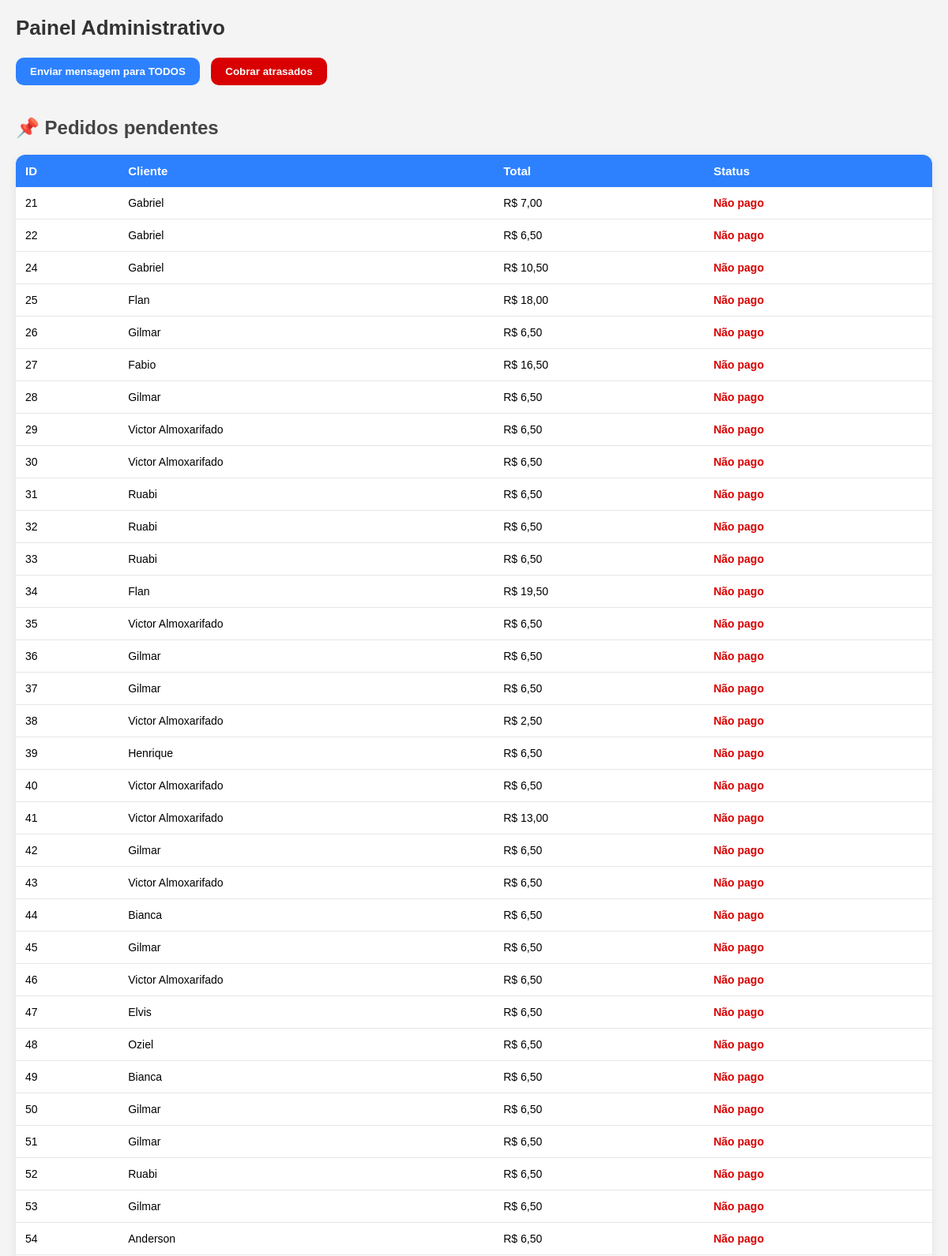
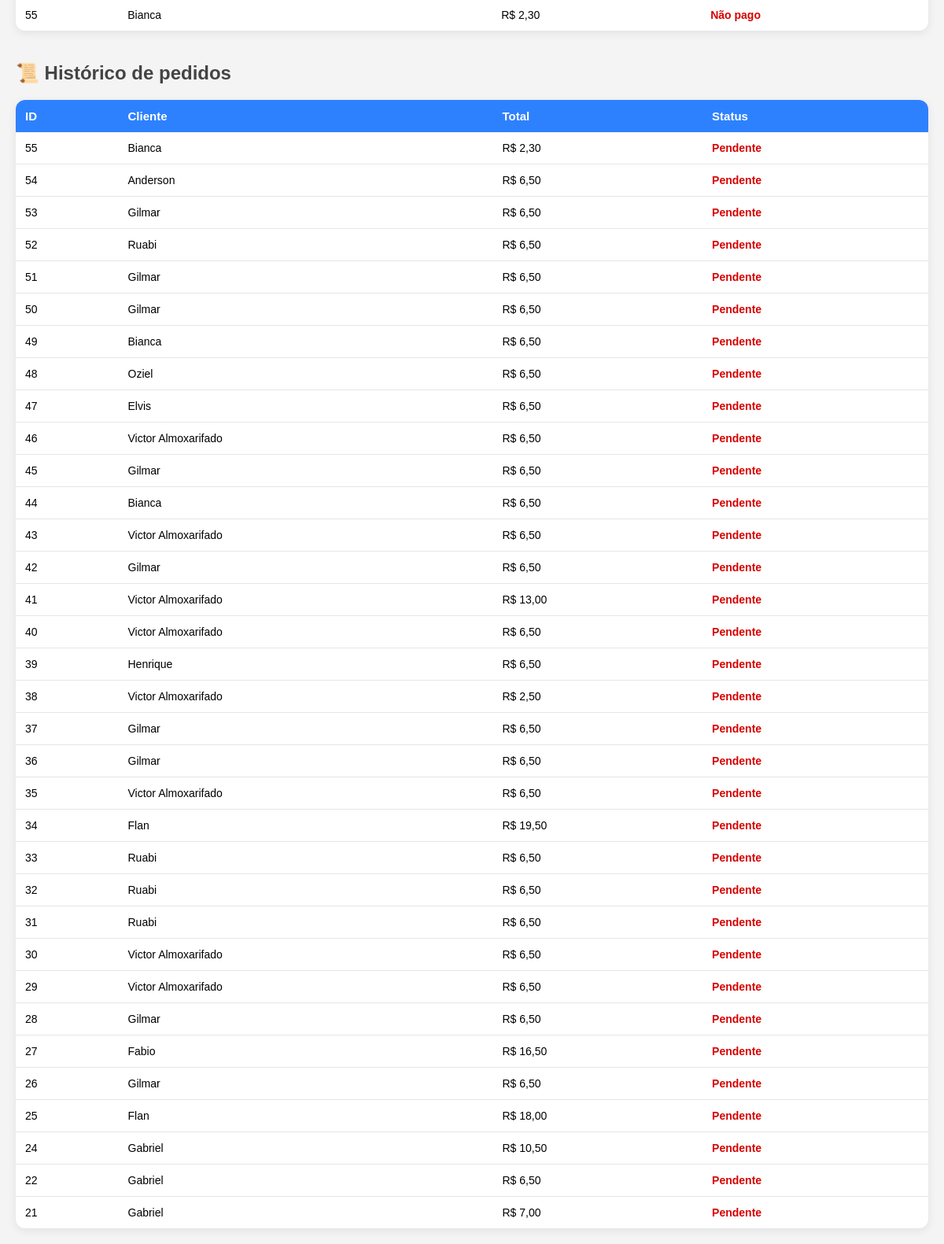
Page /painel/home/ (signed in) on the committed database (2 pictures, top to bottom).
### core/models.py (models this page shows, shortened)
class Pedido(models.Model):
    nome_cliente = models.CharField(max_length=150)
    whatsapp = models.CharField(max_length=20)
    data_pedido = models.DateTimeField(auto_now_add=True)   # data da CRIAÇÃO do pedido
    forma_pagamento = models.CharField(max_length=20)       # "pix", "6", "20"
    data_cobranca = models.DateField(null=True, blank=True) # data que vai cobrar (dia 6/20)
    total = models.DecimalField(max_digits=10, decimal_places=2)
    external_reference = models.CharField(max_length=200, blank=True, null=True)  # PIX

### core/views.py (the view)
# urls.py: path("painel/home/", views.painel_home, name="painel_home"),
def painel_home(request):
    if not request.session.get("painel_logado"):
        return redirect("/painel/")
    pedidos = Pedido.objects.all().order_by("-id")
    pendentes = Pedido.objects.exclude(forma_pagamento="pago")
    templates = TemplateMensagem.objects.all().order_by("nome")
    return render(request, "painel_home.html", {
        "pedidos": pedidos,
        "pendentes": pendentes,
        "templates": templates
    })

### core/templates/painel_home.html (shortened to what this page needs)
<html>
<head>
    <link rel="stylesheet" href="/static/css/painel_home.css">
</head>
<body>
<h1>Painel Administrativo</h1>
<div class="painel-acoes">
    <button onclick="mostrarMsgTodos()" class="btn-acao">Enviar mensagem para TODOS</button>
    <button onclick="mostrarCobranca()" class="btn-acao btn-vermelho">Cobrar atrasados</button>
</div>
<h2>📌 Pedidos pendentes</h2>
<table>
    <tr>
        <th>ID</th>
        <th>Cliente</th>
        <th>Total</th>
        <th>Status</th>
    </tr>
    {% for p in pendentes %}
    <tr>
        <td>{{ p.id }}</td>
        <td>{{ p.nome_cliente }}</td>
        <td>R$ {{ p.total }}</td>
        <td class="pendente">Não pago</td>
    </tr>
    {% empty %}
    <tr>
        <td colspan="4">Nenhuma pendência 🎉</td>
    </tr>
    {% endfor %}
</table>
<h2>📜 Histórico de pedidos</h2>
<table>
    <tr>
        <th>ID</th>
        <th>Cliente</th>
        <th>Total</th>
        <th>Status</th>
    </tr>
    {% for p in pedidos %}
    <tr>
        <td>{{ p.id }}</td>
        <td>{{ p.nome_cliente }}</td>
        <td>R$ {{ p.total }}</td>
        <td class="{% if p.forma_pagamento == 'pago' %}pago{% else %}pendente{% endif %}">
            {% if p.forma_pagamento == 'pago' %}
                Pago
            {% else %}
                Pendente
            {% endif %}
        </td>
    </tr>
    {% endfor %}
</table>
</body>
</html>

### static/css/painel_home.css (style rules this page uses)
body { background: #f4f4f4; margin: 0; padding: 20px; font-family: Arial, sans-serif; }
h1 { margin-bottom: 10px; font-size: 26px; color: #333; }
h2 { margin-top: 40px; color: #444; }
table { width: 100%; border-collapse: collapse; background: #fff; margin-top: 15px; border-radius: 12px; overflow: hidden; box-shadow: 0 3px 12px rgba(0,0,0,0.08); }
th { background: #2D81FF; color: #fff; padding: 12px; text-align: left; font-size: 15px; }
td { padding: 12px; border-bottom: 1px solid #e6e6e6; font-size: 14px; }
tr:last-child td { border-bottom: none; }
.pendente { color: #d80000; font-weight: bold; }
.painel-acoes { margin-bottom: 30px; }
.btn-acao { background: #2D81FF; color: #fff; padding: 10px 18px; border-radius: 10px; text-decoration: none; font-weight: bold; margin-right: 10px; }
.btn-vermelho { background: #d80000; }
.btn-acao { background: #2D81FF; color: #fff; padding: 10px 18px; border-radius: 10px; border: none; cursor: pointer; margin-top: 12px; }
.btn-vermelho { background: #d80000 !important; }

### rows in the picture
Pedido: id "21", nome_cliente "Gabriel", total "7,00", forma_pagamento "Pendente"
Pedido: id "22", nome_cliente "Gabriel", total "6,50", forma_pagamento "Pendente"
Pedido: id "24", nome_cliente "Gabriel", total "10,50", forma_pagamento "Pendente"
Pedido: id "25", nome_cliente "Flan", total "18,00", forma_pagamento "Pendente"
Pedido: id "26", nome_cliente "Gilmar", total "6,50", forma_pagamento "Pendente"
Pedido: id "27", nome_cliente "Fabio", total "16,50", forma_pagamento "Pendente"
Pedido: id "28", nome_cliente "Gilmar", total "6,50", forma_pagamento "Pendente"
Pedido: id "29", nome_cliente "Victor Almoxarifado", total "6,50", forma_pagamento "Pendente"
Pedido: id "30", nome_cliente "Victor Almoxarifado", total "6,50", forma_pagamento "Pendente"
Pedido: id "31", nome_cliente "Ruabi", total "6,50", forma_pagamento "Pendente"
Pedido: id "32", nome_cliente "Ruabi", total "6,50", forma_pagamento "Pendente"
Pedido: id "33", nome_cliente "Ruabi", total "6,50", forma_pagamento "Pendente"
Pedido: id "34", nome_cliente "Flan", total "19,50", forma_pagamento "Pendente"
Pedido: id "35", nome_cliente "Victor Almoxarifado", total "6,50", forma_pagamento "Pendente"
Pedido: id "36", nome_cliente "Gilmar", total "6,50", forma_pagamento "Pendente"
Pedido: id "37", nome_cliente "Gilmar", total "6,50", forma_pagamento "Pendente"
Pedido: id "38", nome_cliente "Victor Almoxarifado", total "2,50", forma_pagamento "Pendente"
Pedido: id "39", nome_cliente "Henrique", total "6,50", forma_pagamento "Pendente"
Pedido: id "40", nome_cliente "Victor Almoxarifado", total "6,50", forma_pagamento "Pendente"
Pedido: id "41", nome_cliente "Victor Almoxarifado", total "13,00", forma_pagamento "Pendente"
Pedido: id "42", nome_cliente "Gilmar", total "6,50", forma_pagamento "Pendente"
Pedido: id "43", nome_cliente "Victor Almoxarifado", total "6,50", forma_pagamento "Pendente"
Pedido: id "44", nome_cliente "Bianca", total "6,50", forma_pagamento "Pendente"
Pedido: id "45", nome_cliente "Gilmar", total "6,50", forma_pagamento "Pendente"
Pedido: id "46", nome_cliente "Victor Almoxarifado", total "6,50", forma_pagamento "Pendente"
Pedido: id "47", nome_cliente "Elvis", total "6,50", forma_pagamento "Pendente"
Pedido: id "48", nome_cliente "Oziel", total "6,50", forma_pagamento "Pendente"
Pedido: id "49", nome_cliente "Bianca", total "6,50", forma_pagamento "Pendente"
Pedido: id "50", nome_cliente "Gilmar", total "6,50", forma_pagamento "Pendente"
Pedido: id "51", nome_cliente "Gilmar", total "6,50", forma_pagamento "Pendente"
Pedido: id "52", nome_cliente "Ruabi", total "6,50", forma_pagamento "Pendente"
Pedido: id "53", nome_cliente "Gilmar", total "6,50", forma_pagamento "Pendente"
Pedido: id "54", nome_cliente "Anderson", total "6,50", forma_pagamento "Pendente"
Pedido: id "55", nome_cliente "Bianca", total "2,30", forma_pagamento "Pendente"
